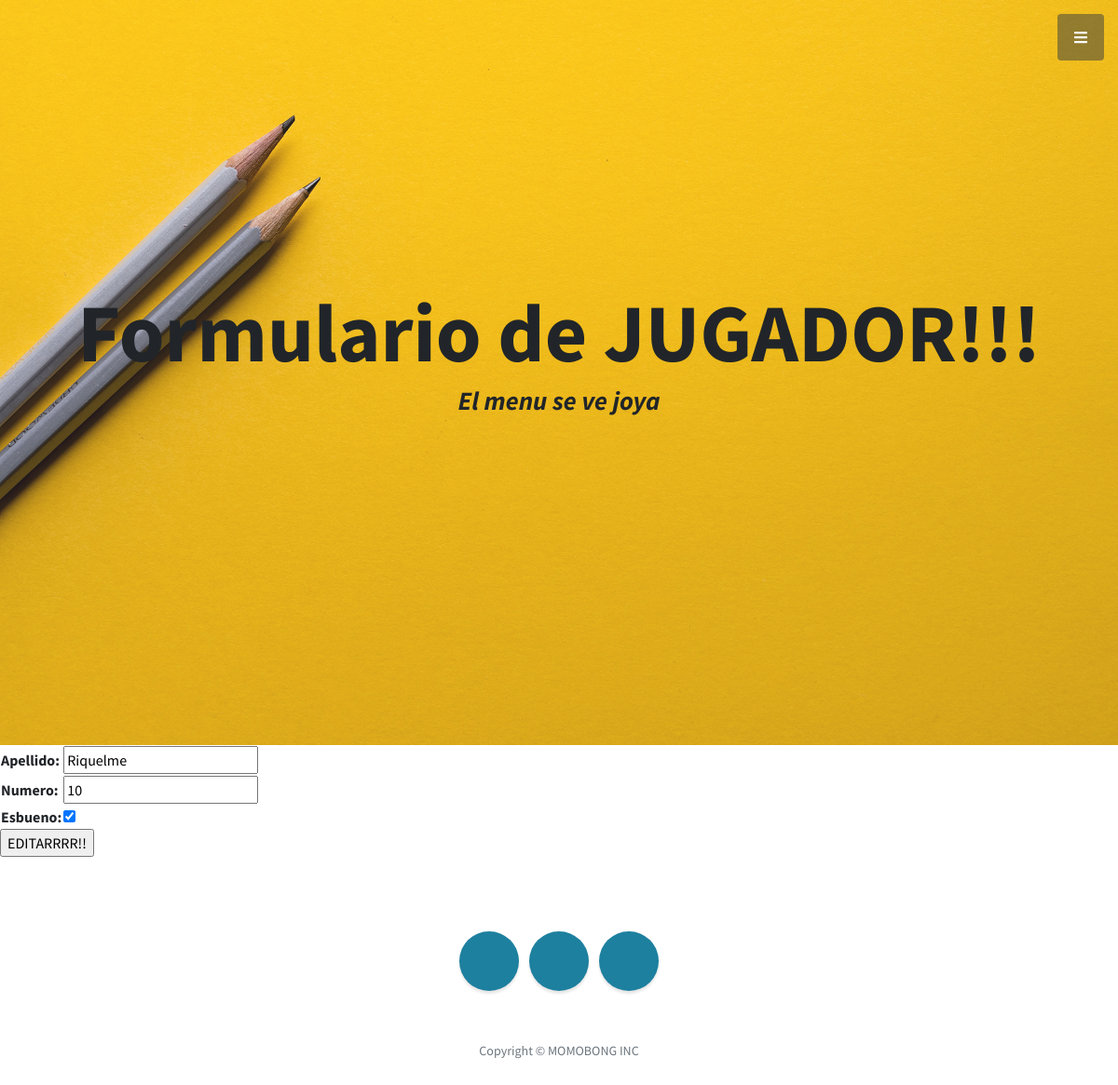
Page /AppCoder/editarJugador/10 on the committed database.
### AppCoder/models.py (models this page shows, shortened)
class Jugador(models.Model):
    apellido = models.CharField(max_length=40)
    numero = models.IntegerField()
    esBueno = models.BooleanField(null=True)

### AppCoder/views.py (the view)
# urls.py: path('editarJugador/<numero_para_editar>', views.editarJugador, name='EditarJugador'),
def editarJugador(request, numero_para_editar):
    jugador = Jugador.objects.get(numero=numero_para_editar) #ese numero par editar es el id de la base de datos
    if request.method == 'POST':
        miFormulario = JugadorFormulario(request.POST)
        if miFormulario.is_valid():
            informacion = miFormulario.cleaned_data
            jugador.apellido = informacion['apellido'],
            jugador.numero = informacion['numero'],
            jugador.esBueno = informacion['esBueno'],
            jugador.save()
            return render(request, 'AppCoder/inicio.html')
    else:
        miFormulario = JugadorFormulario(initial={"apellido":jugador.apellido, "numero":jugador.numero, "esBueno":jugador.esBueno})
    return render(request, 'AppCoder/editarJugador.html', {"miFormulario":miFormulario, "numero_para_editar":numero_para_editar})

### AppCoder/forms.py
class JugadorFormulario(forms.Form):
    apellido = forms.CharField(max_length=40)
    numero = forms.IntegerField()
    esBueno = forms.BooleanField()

### AppCoder/templates/AppCoder/editarJugador.html (shortened to what this page needs)
        {% extends "AppCoder/padre.html" %}
        {% load static %}
                {% block contenido2 %}
                <h1 class="mb-1">Formulario de JUGADOR!!!</h1>
                {% endblock %}
                {% block contenido %}
                        <form action="/AppCoder/editarJugador" method="POST">{% csrf_token %}
                                <table>
                                {{ miFormulario.as_table }}
                                </table>
                                <input type="submit" value="EDITARRRR!!">
                        </form>
                {% endblock %}

### rows in the picture
Jugador: apellido "Riquelme", numero "10", esBueno "☑"
